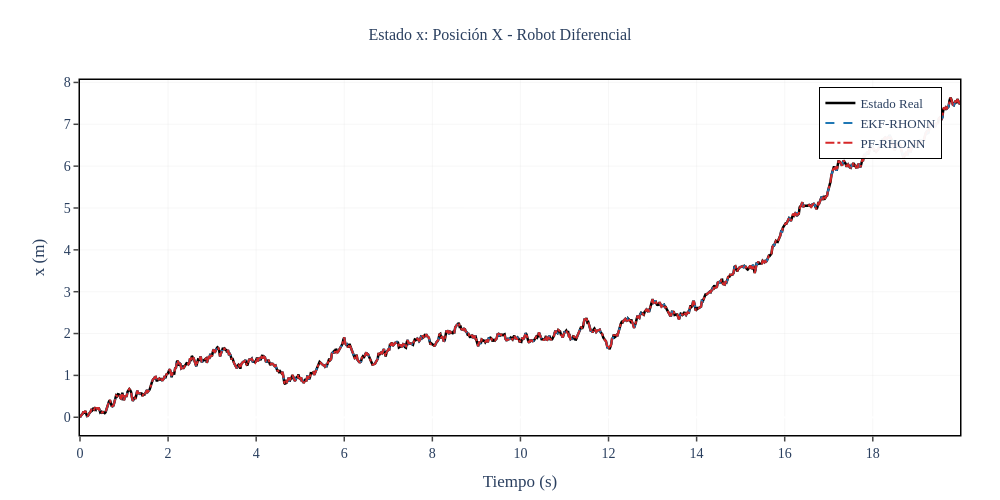
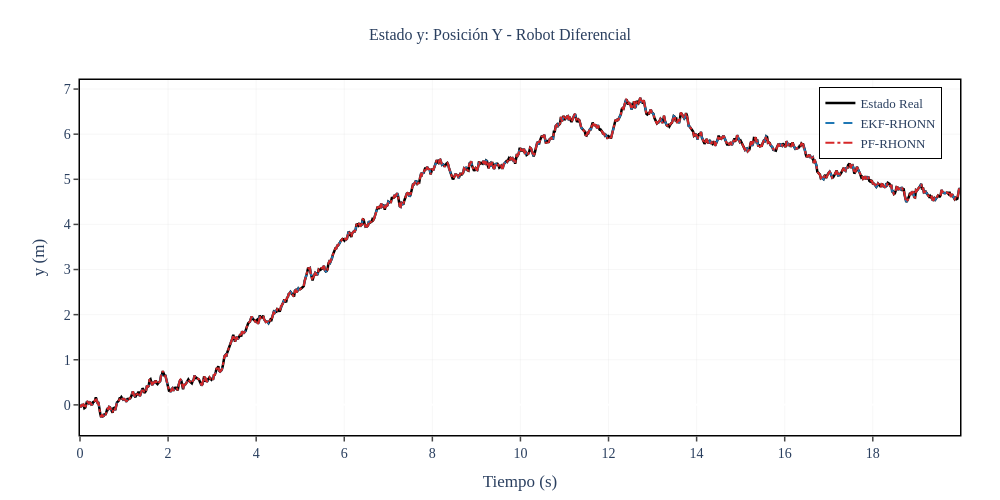
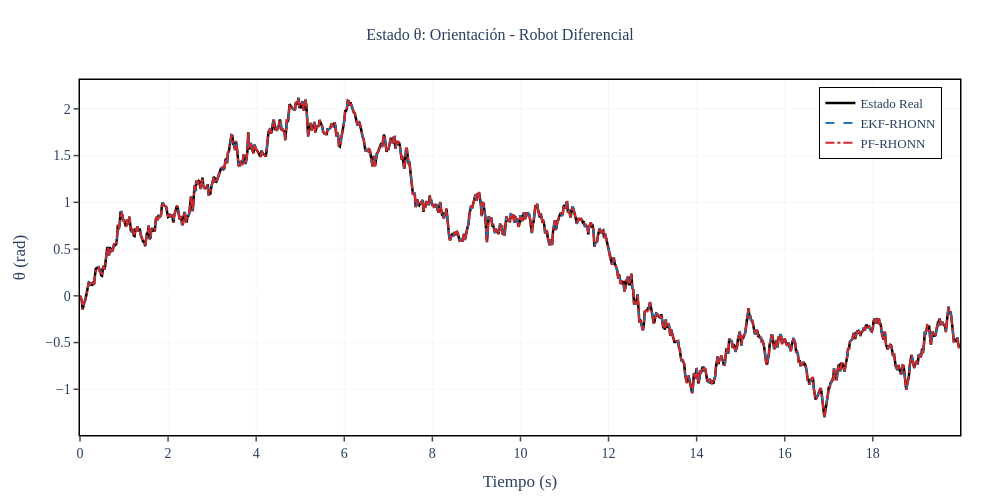
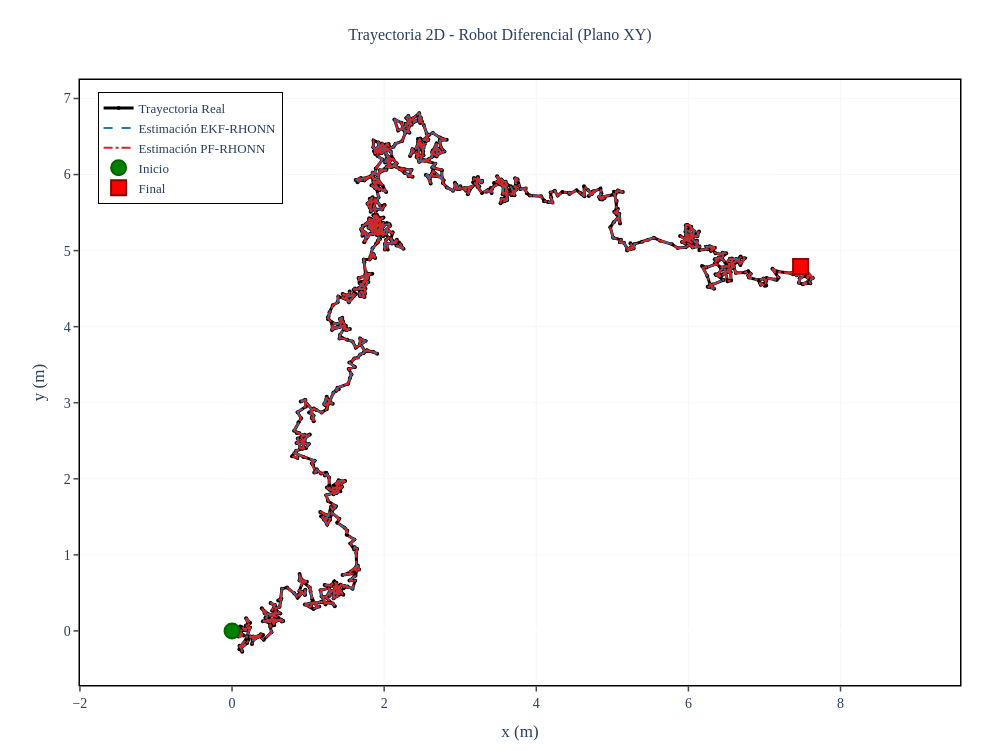

Here is the notebook cell these charts were saved with, in order:
### Code cell
# Gráficas individuales por estado
states_info = [
    {'idx': 0, 'var': 'x', 'desc': 'Posición X', 'y_label': 'x (m)'},
    {'idx': 1, 'var': 'y', 'desc': 'Posición Y', 'y_label': 'y (m)'},
    {'idx': 2, 'var': 'θ', 'desc': 'Orientación', 'y_label': 'θ (rad)'}
]

for state_info in states_info:
    i = state_info['idx']
    
    fig = go.Figure()
    
    # Estado real (línea negra gruesa)
    fig.add_trace(go.Scatter(
        x=t_history, y=x_true[:, i],
        mode='lines',
        name='Estado Real',
        line=dict(color='#000000', width=thesis_config['line_width_true']),
        showlegend=True
    ))
    
    # Estimación EKF
    fig.add_trace(go.Scatter(
        x=t_history, y=x_hat_ekf[:, i],
        mode='lines',
        name='EKF-RHONN',
        line=dict(color='#1f77b4', width=thesis_config['line_width_est'], dash='dash'),
        showlegend=True
    ))
    
    # Estimación PF
    fig.add_trace(go.Scatter(
        x=t_history, y=x_hat_pf[:, i],
        mode='lines',
        name='PF-RHONN',
        line=dict(color='#d62728', width=thesis_config['line_width_est'], dash='dashdot'),
        showlegend=True
    ))
    
    fig.update_layout(
        title={
            'text': f'Estado {state_info["var"]}: {state_info["desc"]} - Robot Diferencial',
            'x': 0.5,
            'xanchor': 'center',
            'font': {'size': thesis_config['title_font_size'], 'family': thesis_config['font_family']}
        },
        xaxis_title='Tiempo (s)',
        yaxis_title=state_info['y_label'],
        xaxis=dict(
            showgrid=True,
            gridcolor=thesis_config['grid_color'],
            gridwidth=thesis_config['grid_width'],
            showline=True,
            linewidth=1.5,
            linecolor='black',
            mirror=True,
            ticks='outside',
            tickwidth=1.5,
            ticklen=5
        ),
        yaxis=dict(
            showgrid=True,
            gridcolor=thesis_config['grid_color'],
            gridwidth=thesis_config['grid_width'],
            showline=True,
            linewidth=1.5,
            linecolor='black',
            mirror=True,
            ticks='outside',
            tickwidth=1.5,
            ticklen=5
        ),
        legend=dict(
            x=0.98,
            y=0.98,
            xanchor='right',
            yanchor='top',
            bgcolor='rgba(255, 255, 255, 0.95)',
            bordercolor='black',
            borderwidth=1,
            font=dict(size=thesis_config['legend_font_size'], family=thesis_config['font_family'])
        ),
        font=dict(size=thesis_config['font_size'], family=thesis_config['font_family']),
        plot_bgcolor='white',
        paper_bgcolor='white',
        width=thesis_config['plot_width'],
        height=thesis_config['plot_height'],
        margin=dict(l=80, r=40, t=80, b=60)
    )
    
    fig.show()

# Trayectoria 2D (Robot en plano XY)
fig_traj = go.Figure()

# Trayectoria real
fig_traj.add_trace(go.Scatter(
    x=x_true[:, 0], y=x_true[:, 1],
    mode='lines+markers',
    name='Trayectoria Real',
    line=dict(color='#000000', width=3),
    marker=dict(size=4, color='black')
))

# Trayectoria EKF
fig_traj.add_trace(go.Scatter(
    x=x_hat_ekf[:, 0], y=x_hat_ekf[:, 1],
    mode='lines',
    name='Estimación EKF-RHONN',
    line=dict(color='#1f77b4', width=2, dash='dash')
))

# Trayectoria PF
fig_traj.add_trace(go.Scatter(
    x=x_hat_pf[:, 0], y=x_hat_pf[:, 1],
    mode='lines',
    name='Estimación PF-RHONN',
    line=dict(color='#d62728', width=2, dash='dashdot')
))

# Add start and end markers
fig_traj.add_trace(go.Scatter(
    x=[x_true[0, 0]], y=[x_true[0, 1]],
    mode='markers',
    name='Inicio',
    marker=dict(size=15, color='green', symbol='circle', line=dict(width=2, color='darkgreen'))
))

fig_traj.add_trace(go.Scatter(
    x=[x_true[-1, 0]], y=[x_true[-1, 1]],
    mode='markers',
    name='Final',
    marker=dict(size=15, color='red', symbol='square', line=dict(width=2, color='darkred'))
))

fig_traj.update_layout(
    title={
        'text': 'Trayectoria 2D - Robot Diferencial (Plano XY)',
        'x': 0.5,
        'xanchor': 'center',
        'font': {'size': thesis_config['title_font_size'], 'family': thesis_config['font_family']}
    },
    xaxis_title='x (m)',
    yaxis_title='y (m)',
    xaxis=dict(
        showgrid=True,
        gridcolor=thesis_config['grid_color'],
        gridwidth=thesis_config['grid_width'],
        showline=True,
        linewidth=1.5,
        linecolor='black',
        mirror=True,
        ticks='outside',
        tickwidth=1.5,
        ticklen=5
    ),
    yaxis=dict(
        showgrid=True,
        gridcolor=thesis_config['grid_color'],
        gridwidth=thesis_config['grid_width'],
        showline=True,
        linewidth=1.5,
        linecolor='black',
        mirror=True,
        ticks='outside',
        tickwidth=1.5,
        ticklen=5,
        scaleanchor="x",
        scaleratio=1
    ),
    legend=dict(
        x=0.02,
        y=0.98,
        xanchor='left',
        yanchor='top',
        bgcolor='rgba(255, 255, 255, 0.95)',
        bordercolor='black',
        borderwidth=1,
        font=dict(size=thesis_config['legend_font_size'], family=thesis_config['font_family'])
    ),
    font=dict(size=thesis_config['font_size'], family=thesis_config['font_family']),
    plot_bgcolor='white',
    paper_bgcolor='white',
    width=thesis_config['plot_width'],
    height=thesis_config['plot_width'] * 0.75,
    margin=dict(l=80, r=40, t=80, b=60)
)

fig_traj.show()

# Gráfica de barras comparando MSE
fig_mse = go.Figure()

filters = ['EKF-RHONN', 'PF-RHONN']

fig_mse.add_trace(go.Bar(
    name='Estado x',
    x=filters,
    y=[mse_x_ekf, mse_x_pf],
    marker_color='#636EFA',
    text=[f'{mse_x_ekf:.2e}', f'{mse_x_pf:.2e}'],
    textposition='outside'
))

fig_mse.add_trace(go.Bar(
    name='Estado y',
    x=filters,
    y=[mse_y_ekf, mse_y_pf],
    marker_color='#00CC96',
    text=[f'{mse_y_ekf:.2e}', f'{mse_y_pf:.2e}'],
    textposition='outside'
))

fig_mse.add_trace(go.Bar(
    name='Estado θ',
    x=filters,
    y=[mse_theta_ekf, mse_theta_pf],
    marker_color='#EF553B',
    text=[f'{mse_theta_ekf:.2e}', f'{mse_theta_pf:.2e}'],
    textposition='outside'
))

fig_mse.update_layout(
    title={
        'text': 'Comparación de Error Cuadrático Medio (MSE) - Robot Diferencial',
        'x': 0.5,
        'xanchor': 'center',
        'font': {'size': thesis_config['title_font_size'], 'family': thesis_config['font_family']}
    },
    xaxis_title='Tipo de Filtro',
    yaxis_title='Error Cuadrático Medio (MSE)',
    yaxis=dict(
        type='log',
        showgrid=True,
        gridcolor=thesis_config['grid_color'],
        gridwidth=thesis_config['grid_width'],
        showline=True,
        linewidth=1.5,
        linecolor='black',
        mirror=True,
        ticks='outside',
        tickwidth=1.5,
        ticklen=5
    ),
    xaxis=dict(
        showline=True,
        linewidth=1.5,
        linecolor='black',
        mirror=True,
        ticks='outside',
        tickwidth=1.5,
        ticklen=5
    ),
    legend=dict(
        x=0.98,
        y=0.98,
        xanchor='right',
        yanchor='top',
        bgcolor='rgba(255, 255, 255, 0.95)',
        bordercolor='black',
        borderwidth=1,
        font=dict(size=thesis_config['legend_font_size'], family=thesis_config['font_family'])
    ),
    barmode='group',
    font=dict(size=thesis_config['font_size'], family=thesis_config['font_family']),
    plot_bgcolor='white',
    paper_bgcolor='white',
    width=thesis_config['plot_width'],
    height=thesis_config['plot_height'],
    margin=dict(l=80, r=40, t=80, b=60)
)

fig_mse.show()

### Figure 1 — Plotly figure (JSON) as saved in the notebook; plotly's stock layout.template omitted (floating-point values rounded to 4 significant figures; data arrays with more than 128 entries replaced by an {"elided": "..."} marker saying what was removed)
{"data": [{"line": {"color": "#000000", "width": 2.5}, "mode": "lines", "name": "Estado Real", "showlegend": true, "type": "scatter", "x": {"elided": "1000 float values"}, "y": {"elided": "1000 float values"}}, {"line": {"color": "#1f77b4", "dash": "dash", "width": 2}, "mode": "lines", "name": "EKF-RHONN", "showlegend": true, "type": "scatter", "x": {"elided": "1000 float values"}, "y": {"elided": "1000 float values"}}, {"line": {"color": "#d62728", "dash": "dashdot", "width": 2}, "mode": "lines", "name": "PF-RHONN", "showlegend": true, "type": "scatter", "x": {"elided": "1000 float values"}, "y": {"elided": "1000 float values"}}], "layout": {"font": {"family": "Computer Modern, serif", "size": 14}, "height": 500, "legend": {"bgcolor": "rgba(255, 255, 255, 0.95)", "bordercolor": "black", "borderwidth": 1, "font": {"family": "Computer Modern, serif", "size": 13}, "x": 0.98, "xanchor": "right", "y": 0.98, "yanchor": "top"}, "margin": {"b": 60, "l": 80, "r": 40, "t": 80}, "paper_bgcolor": "white", "plot_bgcolor": "white", "title": {"font": {"family": "Computer Modern, serif", "size": 16}, "text": "Estado x: Posición X - Robot Diferencial", "x": 0.5, "xanchor": "center"}, "width": 1000, "xaxis": {"gridcolor": "rgba(200, 200, 200, 0.3)", "gridwidth": 0.5, "linecolor": "black", "linewidth": 1.5, "mirror": true, "showgrid": true, "showline": true, "ticklen": 5, "ticks": "outside", "tickwidth": 1.5, "title": {"text": "Tiempo (s)"}}, "yaxis": {"gridcolor": "rgba(200, 200, 200, 0.3)", "gridwidth": 0.5, "linecolor": "black", "linewidth": 1.5, "mirror": true, "showgrid": true, "showline": true, "ticklen": 5, "ticks": "outside", "tickwidth": 1.5, "title": {"text": "x (m)"}}}}

### Figure 2 — Plotly figure (JSON) as saved in the notebook; plotly's stock layout.template omitted (floating-point values rounded to 4 significant figures; data arrays with more than 128 entries replaced by an {"elided": "..."} marker saying what was removed)
{"data": [{"line": {"color": "#000000", "width": 2.5}, "mode": "lines", "name": "Estado Real", "showlegend": true, "type": "scatter", "x": {"elided": "1000 float values"}, "y": {"elided": "1000 float values"}}, {"line": {"color": "#1f77b4", "dash": "dash", "width": 2}, "mode": "lines", "name": "EKF-RHONN", "showlegend": true, "type": "scatter", "x": {"elided": "1000 float values"}, "y": {"elided": "1000 float values"}}, {"line": {"color": "#d62728", "dash": "dashdot", "width": 2}, "mode": "lines", "name": "PF-RHONN", "showlegend": true, "type": "scatter", "x": {"elided": "1000 float values"}, "y": {"elided": "1000 float values"}}], "layout": {"font": {"family": "Computer Modern, serif", "size": 14}, "height": 500, "legend": {"bgcolor": "rgba(255, 255, 255, 0.95)", "bordercolor": "black", "borderwidth": 1, "font": {"family": "Computer Modern, serif", "size": 13}, "x": 0.98, "xanchor": "right", "y": 0.98, "yanchor": "top"}, "margin": {"b": 60, "l": 80, "r": 40, "t": 80}, "paper_bgcolor": "white", "plot_bgcolor": "white", "title": {"font": {"family": "Computer Modern, serif", "size": 16}, "text": "Estado y: Posición Y - Robot Diferencial", "x": 0.5, "xanchor": "center"}, "width": 1000, "xaxis": {"gridcolor": "rgba(200, 200, 200, 0.3)", "gridwidth": 0.5, "linecolor": "black", "linewidth": 1.5, "mirror": true, "showgrid": true, "showline": true, "ticklen": 5, "ticks": "outside", "tickwidth": 1.5, "title": {"text": "Tiempo (s)"}}, "yaxis": {"gridcolor": "rgba(200, 200, 200, 0.3)", "gridwidth": 0.5, "linecolor": "black", "linewidth": 1.5, "mirror": true, "showgrid": true, "showline": true, "ticklen": 5, "ticks": "outside", "tickwidth": 1.5, "title": {"text": "y (m)"}}}}

### Figure 3 — Plotly figure (JSON) as saved in the notebook; plotly's stock layout.template omitted (floating-point values rounded to 4 significant figures; data arrays with more than 128 entries replaced by an {"elided": "..."} marker saying what was removed)
{"data": [{"line": {"color": "#000000", "width": 2.5}, "mode": "lines", "name": "Estado Real", "showlegend": true, "type": "scatter", "x": {"elided": "1000 float values"}, "y": {"elided": "1000 float values"}}, {"line": {"color": "#1f77b4", "dash": "dash", "width": 2}, "mode": "lines", "name": "EKF-RHONN", "showlegend": true, "type": "scatter", "x": {"elided": "1000 float values"}, "y": {"elided": "1000 float values"}}, {"line": {"color": "#d62728", "dash": "dashdot", "width": 2}, "mode": "lines", "name": "PF-RHONN", "showlegend": true, "type": "scatter", "x": {"elided": "1000 float values"}, "y": {"elided": "1000 float values"}}], "layout": {"font": {"family": "Computer Modern, serif", "size": 14}, "height": 500, "legend": {"bgcolor": "rgba(255, 255, 255, 0.95)", "bordercolor": "black", "borderwidth": 1, "font": {"family": "Computer Modern, serif", "size": 13}, "x": 0.98, "xanchor": "right", "y": 0.98, "yanchor": "top"}, "margin": {"b": 60, "l": 80, "r": 40, "t": 80}, "paper_bgcolor": "white", "plot_bgcolor": "white", "title": {"font": {"family": "Computer Modern, serif", "size": 16}, "text": "Estado θ: Orientación - Robot Diferencial", "x": 0.5, "xanchor": "center"}, "width": 1000, "xaxis": {"gridcolor": "rgba(200, 200, 200, 0.3)", "gridwidth": 0.5, "linecolor": "black", "linewidth": 1.5, "mirror": true, "showgrid": true, "showline": true, "ticklen": 5, "ticks": "outside", "tickwidth": 1.5, "title": {"text": "Tiempo (s)"}}, "yaxis": {"gridcolor": "rgba(200, 200, 200, 0.3)", "gridwidth": 0.5, "linecolor": "black", "linewidth": 1.5, "mirror": true, "showgrid": true, "showline": true, "ticklen": 5, "ticks": "outside", "tickwidth": 1.5, "title": {"text": "θ (rad)"}}}}

### Figure 4 — Plotly figure (JSON) as saved in the notebook; plotly's stock layout.template omitted (floating-point values rounded to 4 significant figures; data arrays with more than 128 entries replaced by an {"elided": "..."} marker saying what was removed)
{"data": [{"line": {"color": "#000000", "width": 3}, "marker": {"color": "black", "size": 4}, "mode": "lines+markers", "name": "Trayectoria Real", "type": "scatter", "x": {"elided": "1000 float values"}, "y": {"elided": "1000 float values"}}, {"line": {"color": "#1f77b4", "dash": "dash", "width": 2}, "mode": "lines", "name": "Estimación EKF-RHONN", "type": "scatter", "x": {"elided": "1000 float values"}, "y": {"elided": "1000 float values"}}, {"line": {"color": "#d62728", "dash": "dashdot", "width": 2}, "mode": "lines", "name": "Estimación PF-RHONN", "type": "scatter", "x": {"elided": "1000 float values"}, "y": {"elided": "1000 float values"}}, {"marker": {"color": "green", "line": {"color": "darkgreen", "width": 2}, "size": 15, "symbol": "circle"}, "mode": "markers", "name": "Inicio", "type": "scatter", "x": [0], "y": [0]}, {"marker": {"color": "red", "line": {"color": "darkred", "width": 2}, "size": 15, "symbol": "square"}, "mode": "markers", "name": "Final", "type": "scatter", "x": [7.475], "y": [4.791]}], "layout": {"font": {"family": "Computer Modern, serif", "size": 14}, "height": 750, "legend": {"bgcolor": "rgba(255, 255, 255, 0.95)", "bordercolor": "black", "borderwidth": 1, "font": {"family": "Computer Modern, serif", "size": 13}, "x": 0.02, "xanchor": "left", "y": 0.98, "yanchor": "top"}, "margin": {"b": 60, "l": 80, "r": 40, "t": 80}, "paper_bgcolor": "white", "plot_bgcolor": "white", "title": {"font": {"family": "Computer Modern, serif", "size": 16}, "text": "Trayectoria 2D - Robot Diferencial (Plano XY)", "x": 0.5, "xanchor": "center"}, "width": 1000, "xaxis": {"gridcolor": "rgba(200, 200, 200, 0.3)", "gridwidth": 0.5, "linecolor": "black", "linewidth": 1.5, "mirror": true, "showgrid": true, "showline": true, "ticklen": 5, "ticks": "outside", "tickwidth": 1.5, "title": {"text": "x (m)"}}, "yaxis": {"gridcolor": "rgba(200, 200, 200, 0.3)", "gridwidth": 0.5, "linecolor": "black", "linewidth": 1.5, "mirror": true, "scaleanchor": "x", "scaleratio": 1, "showgrid": true, "showline": true, "ticklen": 5, "ticks": "outside", "tickwidth": 1.5, "title": {"text": "y (m)"}}}}
